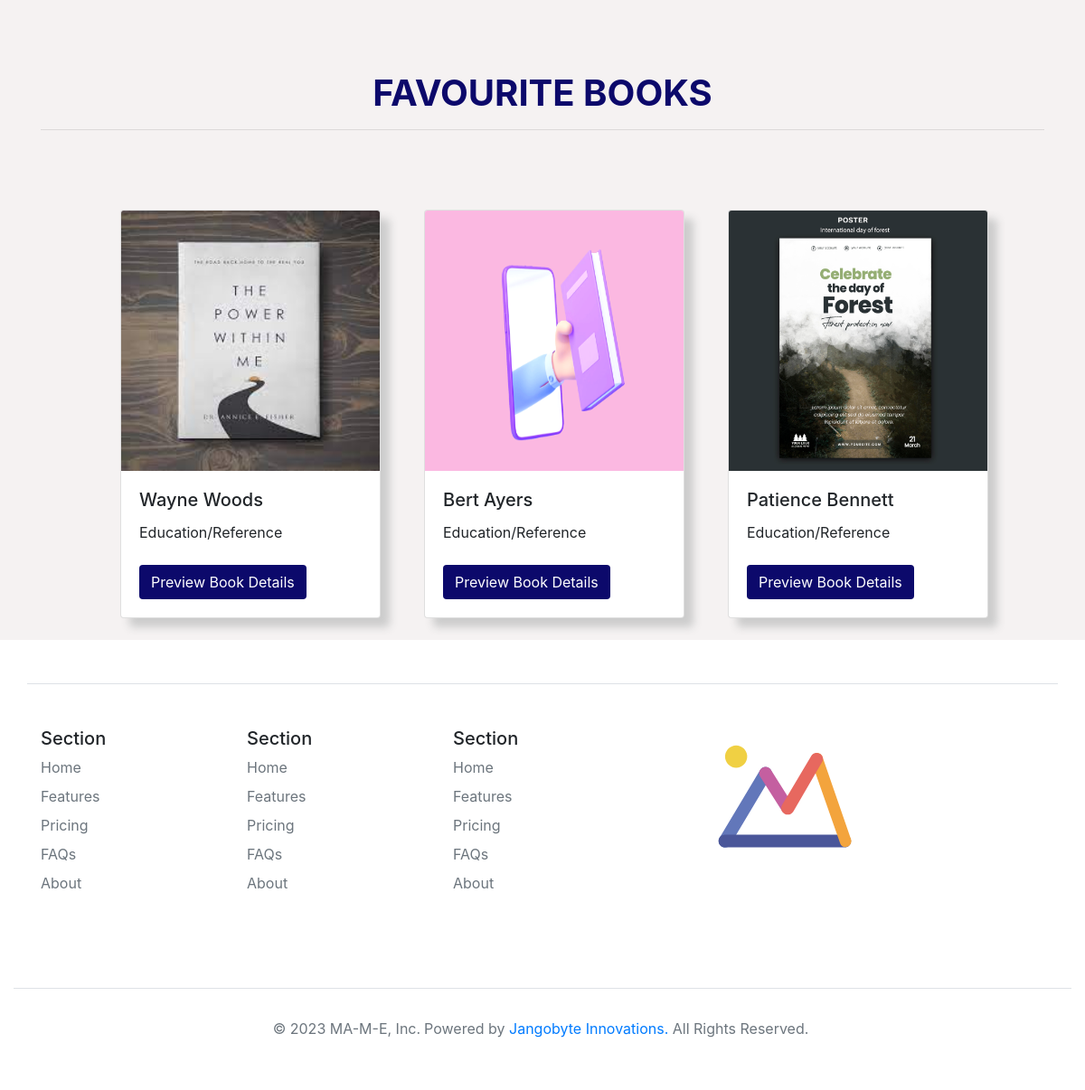
The app's page / (lower part), older data.
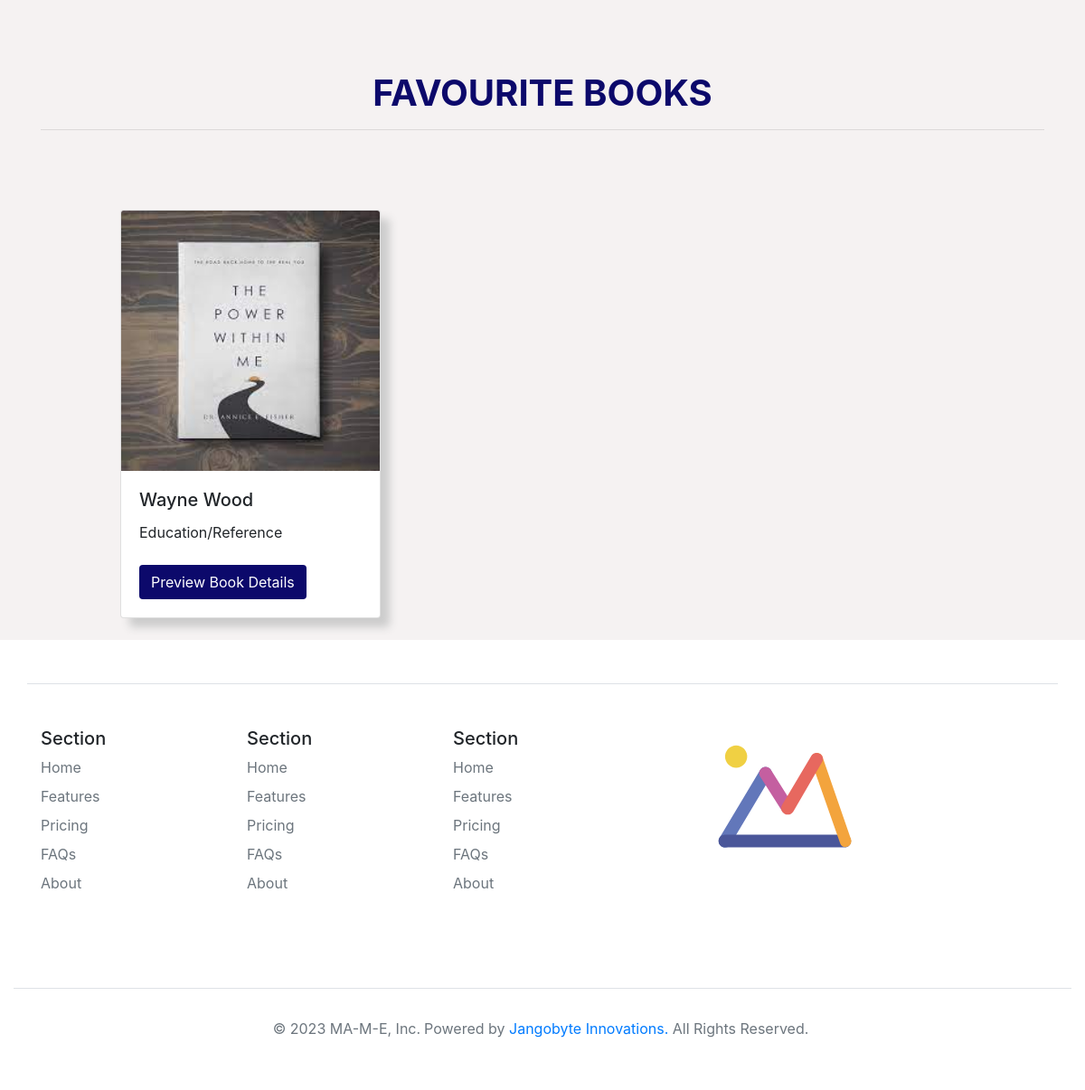
The same page, newer data.
### cmsebook/models.py (models this page shows, shortened)
class bookinfo(models.Model):
    booktitle = models.CharField(default="", max_length=50)
    authorname = models.CharField(default="", max_length=50)
    bookdescription = models.TextField(default="", max_length=500)
    catagory = models.CharField(default="", max_length=50)
    language = models.CharField(default="", max_length=50)
    keyword = models.CharField(default="", max_length=50)
    bookcover = models.FileField(upload_to="bookcovers/")
    bookfile = models.FileField( upload_to="bookpdf/")
    status = models.CharField(default="on", max_length=5)
    uploadby = models.CharField(default="", max_length=50)

### cmsebook/views.py (the view)
# urls.py: path('',views.index, name="home"),
def index(request):
    param = {
            'data': bookinfo.objects.all()[:3]
        }
    return render(request,"index.html",param)

### templates/index.html (shortened to what this page needs)
{% extends "structure.html" %}
{% block css %}
  {% load static %}
{% endblock css %}
{% block body %}
<div class="container-fluid" style="background-color: #f5f2f2;">
  <h1 class="font-weight-bold text-center text-uppercase" style="color: #0c096b; padding-top: 5rem;">Favourite Books</h1>
  <div class="container">
    <hr>
    <div class="d-flex flex-wrap" style="margin-left: 4rem; margin-top: 4rem; ">
      {% for i in data %}
        <div class="card m-4 " style="width: 18rem;box-shadow:10px 10px 10px #ccc;">
          <img class="card-img-top" src= "media/{{i.bookcover}}" style="height:18rem;">
          <div class="card-body">
            <h5 class="card-title">{{i.booktitle}}</h5>
            <p class="card-text">{{i.catagory}}</p>
            <a href="all-books/detail{{i.id}}" style="background-color:#0c096b; color:white;" class="btn">Preview Book Details</a>
          </div>
      </div>
      {% endfor %}
  </div>
</div>
</div>
{% endblock body %}

Row changes from the older to the newer data that the page shows:
removed bookinfo: bookcover (picture), booktitle "Bert Ayers", catagory "Education/Reference"
removed bookinfo: bookcover (picture), booktitle "Patience Bennett", catagory "Education/Reference"
changed bookinfo "Education/Reference": booktitle "Wayne Woods" → "Wayne Wood"
